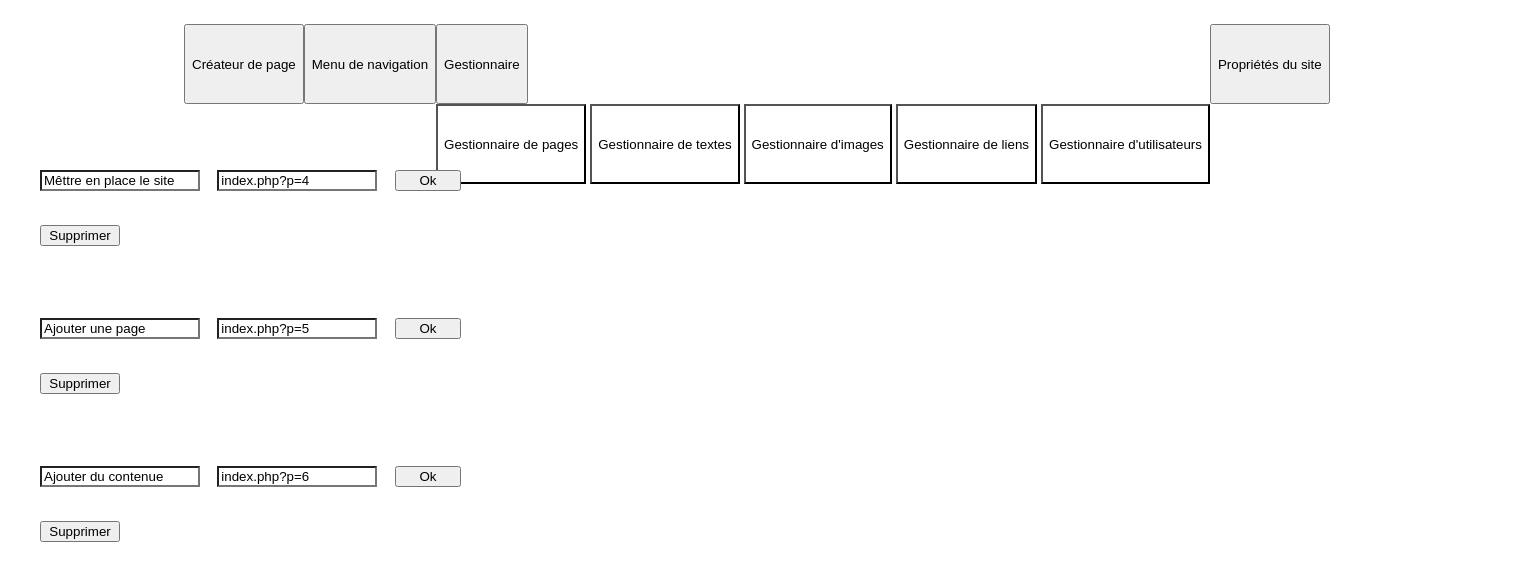
/editor/lienmanager.php, run on the app's committed database.
### tables this page shows
CREATE TABLE IF NOT EXISTS `colums` (
  `id` int(10) UNSIGNED NOT NULL AUTO_INCREMENT,
  `type` text NOT NULL,
  `titre` text NOT NULL,
  PRIMARY KEY (`id`)
);

CREATE TABLE IF NOT EXISTS `liens` (
  `id` int(10) UNSIGNED NOT NULL AUTO_INCREMENT,
  `nom` mediumtext NOT NULL,
  `lien` varchar(200) NOT NULL,
  PRIMARY KEY (`id`)
);

### editor/lienmanager.php (the view, shortened to what this page needs)
<?php
    $req ="SELECT count(*) as 'nbr' FROM `liens`";
    $res = mysqli_fetch_array(mysqli_query($BDD,$req),MYSQLI_ASSOC);
?>
<?php include("editor/php/EditorHeader.php") ?>
<div class="container">
    <div class="row Pageaff">
        <?php
            if($res["nbr"] != 0){
                $req = "SELECT * FROM `colums` WHERE `type`='l'";
                $res = mysqli_query($BDD,$req);
                while($col = mysqli_fetch_array($res,MYSQLI_ASSOC)){
                    $req = "SELECT T.`nom`,T.`id`,T.`lien` FROM `liens` T INNER JOIN `colum_lien` ct ON T.`id` = ct.`id_lien`  WHERE ct.`id_colum` = ' " . $col["id"] . " ' ";
                    $nom = mysqli_fetch_array(mysqli_query($BDD,$req),MYSQLI_ASSOC);
        ?>
            <div class="col-md-4">
                <div class="vignet">
                    <div class="row">
                        <form method="post">
                            <input class="webLink EditBtnVBig EditField" name="lienTitre" type="text" value="<?php echo $nom["nom"]?>">
                            <input class="webLink EditBtnVBig EditField" name="lienlien" type="text" value="<?php echo $nom["lien"]?>">
                            <input type="submit" name="SetTitle" class="webLink EditBtn" value="Ok">
                        </form>
                    </div>
                    <br>
                    <div class="row">
                        <form method="post" onSubmit="if(!confirm('Etes-vous certain de vouloir supprimer le nom ?')){return false;}">
                            <input class="webLink EditBtnBig" type="submit" value="Supprimer">
                        </form>
                    </div>
                </div>
            </div>
        <?php
                }
            }
        ?>
    </div>
</div>

### css/editorStyle.css (style rules this page uses)
.EditBtn { width: 5em; margin-right: 1em; }
.EditBtnBig { width: 6em; margin-right: 1em; }
.EditBtnVBig { width: 12em; margin-right: 1em; }
.EditField { background-color: var(--ContainerColor); color:var(--texteColor); }
.vignet { color:var(--texteColor); background-color:var(--ContainerColor); margin-bottom: 1.5em; padding: 1em; padding-left: 2em; padding-right: 2em; }
.Pageaff { margin-bottom: 4.5em; }
::placeholder { color: var(--HeadAndFooter); opacity: 1; }

### data on the page
colums: lienTitre "Mêttre en place le site", lienlien "index.php?p=4"
colums: lienTitre "Ajouter une page", lienlien "index.php?p=5"
colums: lienTitre "Ajouter du contenue", lienlien "index.php?p=6"
